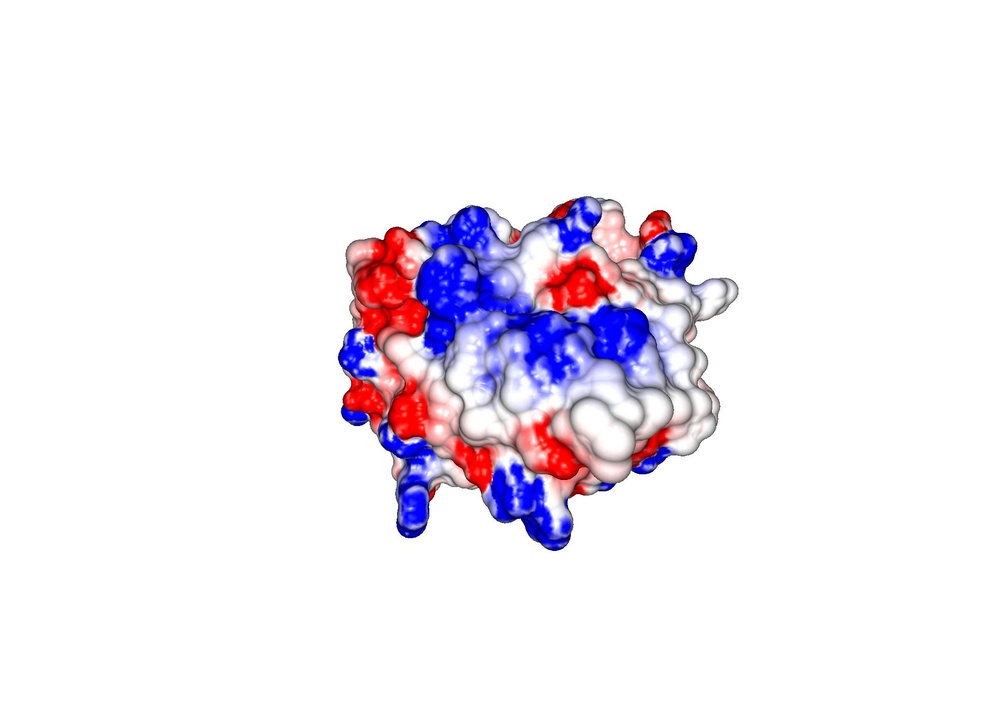
#> input picture data/images/grasp/A0201_0001_V5.jpg, 994 x 710 px, shrunk from 2100 x 1500 before the run, found by its file name
$ python spyder39_edge_detection_cann.py
#> lines starting #> are read from the running program, lines starting #| are printed output that depends on the picture; after the words box and inside, x2 and y2 are one past the last pixel; in counts of white or black regions, pixels touching at a corner belong together
#!/usr/bin/env python3
# -*- coding: utf-8 -*-
"""
Created on Mon Apr 26 19:08:15 2021
[REF](/playlist?list=PLHae9ggVvqPgyRQQOtENr6hK0m1UquGaG)actor by
@author: bragatte

Canny:
The Process of Canny edge detection algorithm can be broken down to 5 different steps:
1. Noise reduction - Apply Gaussian filter to smooth the image in order to remove the noise
2. Gradient calculation - Find the intensity gradients of the image
3. Non-maximum suppression - Apply non-maximum suppression to get rid of spurious response to edge detection
4. Double threshold - Apply double threshold to determine potential edges (supplied by the user)
5. Edge tracking - Track edge by hysteresis: Finalize the detection of edges by suppressing all the other edges that
are weak and not connected to strong edges.
https://docs.opencv.org/trunk/da/d22/tutorial_py_canny.html
"""

from skimage import io, filters, feature
import matplotlib.pyplot as plt
from skimage.color import rgb2gray
import cv2
import numpy as np

img = cv2.imread('/home/bragatte/Documentos/GitHub/Crosstope/data/images/grasp/A0201_0001_V5.jpg', 0)
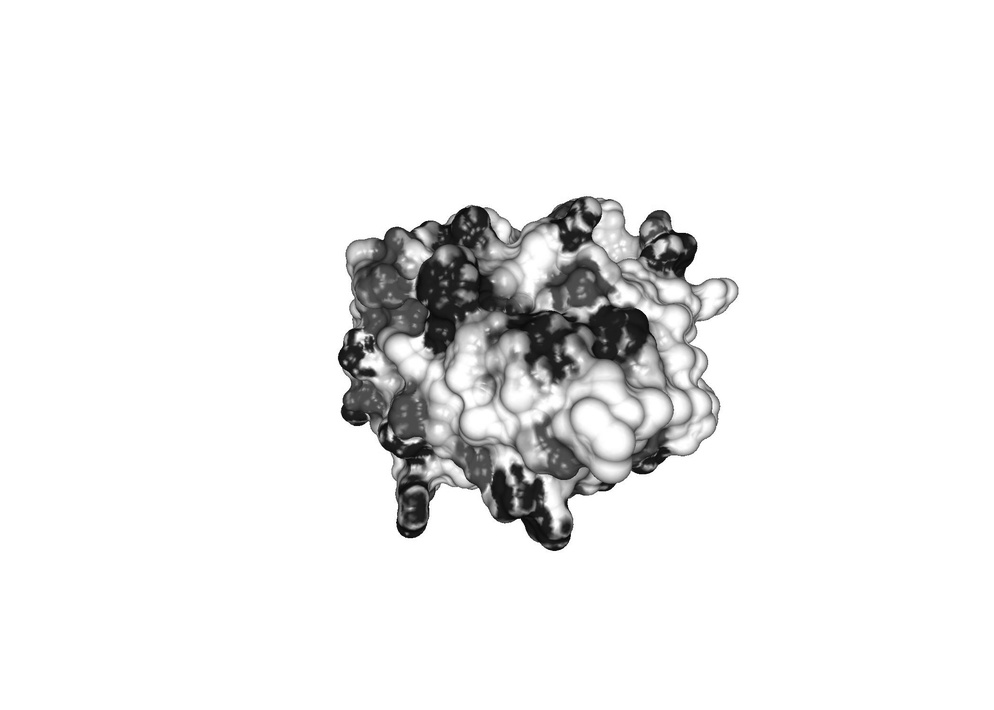
#> img: shape (710, 994); min 3, max 255, mean 238.2

#Canny
canny_edge = cv2.Canny(img, 50, 80)
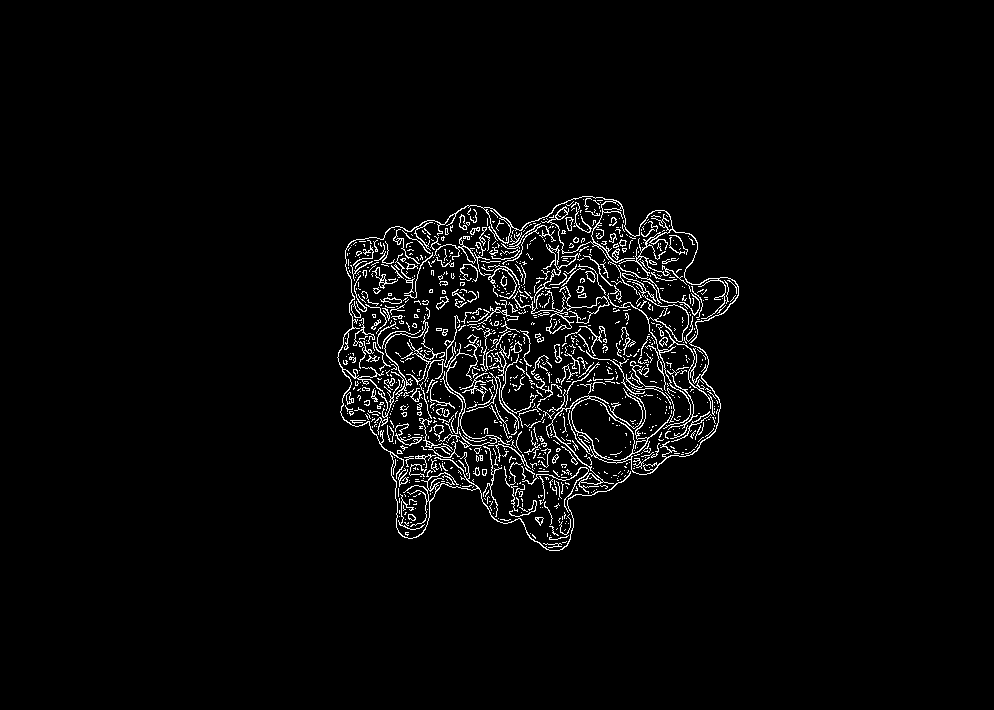
#> canny_edge: shape (710, 994); 3% white in thin lines or dots, all inside (x1, y1, x2, y2) = (337, 196, 739, 551)
###Supply Thresholds 1 and 2

#Autocanny
sigma = 0.3
median = np.median(img)
#> median = 255

# apply automatic Canny edge detection using the computed median
lower = int(max(0, (1.0 - sigma) * median))
#> lower = 178
###Lower threshold is sigma % lower than median
##If the value is below 0 then take 0 as the value

upper = int(min(255, (1.0 + sigma) * median))
#> upper = 255
###Upper threshold is sigma% higher than median
##If the value is larger than 255 then take 255 a the value

auto_canny = cv2.Canny(img, lower, upper)
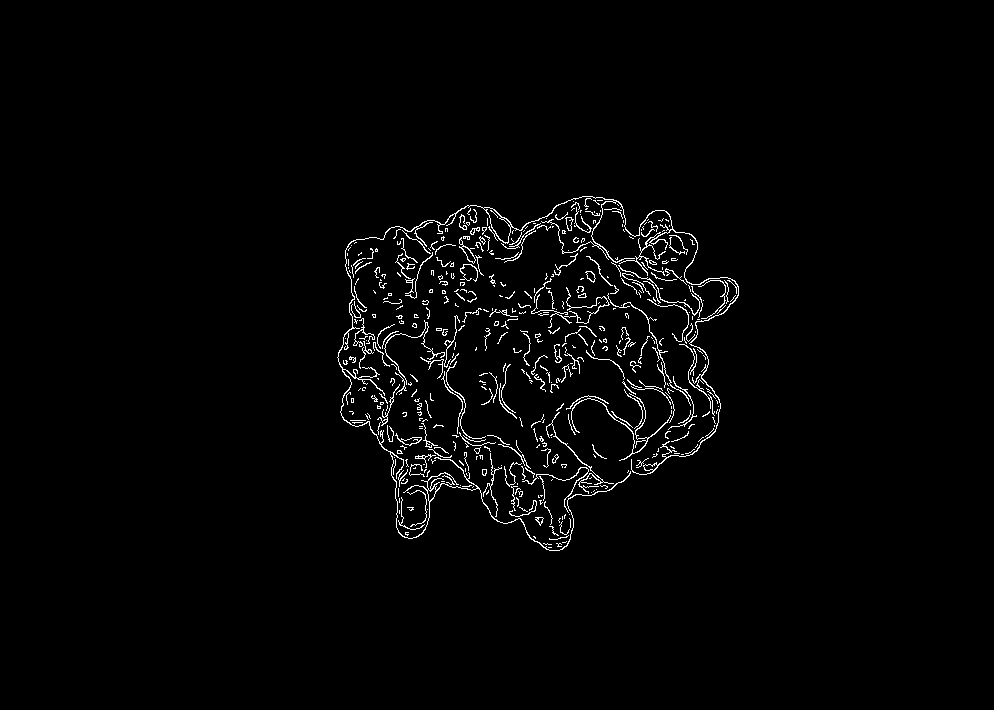
#> auto_canny: shape (710, 994); 1.9% white in thin lines or dots, all inside (x1, y1, x2, y2) = (337, 196, 739, 551)


cv2.imshow("Canny", canny_edge)
cv2.imshow("Auto Canny", auto_canny)
cv2.waitKey(0)
cv2.destroyAllWindows()
